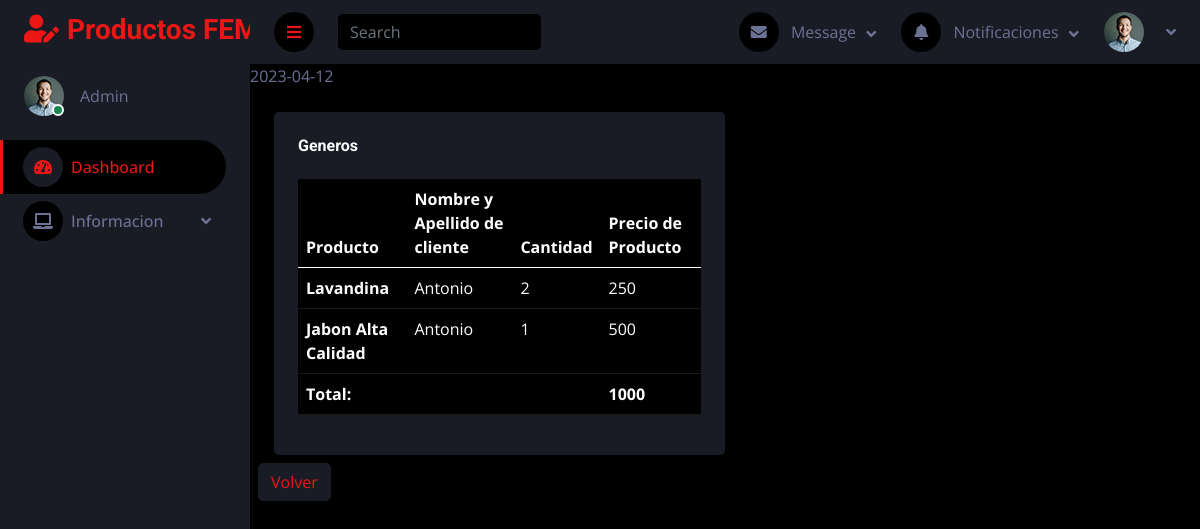
The page /tercer_trimetres/practica3/admin/contenidoCompra.php?id=1&fecha=2023-04-12&total=1000 (signed in) on the database its author committed.
### tables this page shows
create table if not exists contenido_compra(
	id_contenido_compra int primary key auto_increment,
    id_compra_fk int,
    id_producto_fk int,
    cantidad int 
);

create table if not exists producto(
	id_producto int primary key auto_increment,
    nombre varchar(50),
    id_categoria_fk int,
    precio float(2)
);

create table if not exists cliente(
	id_cliente int primary key auto_increment,
    nombre varchar(50),
    apellido varchar(50)
);

### tercer_trimetres/practica3/includes/contenido_compra_tabla.php (the view, shortened to what this page needs)
<th scope="row"><?= $fila["Producto"]?></th>
    <td><?= $fila["Cliente"]?></td>
    <td><?=$fila["cantidad"]?></td>
    <td><?=$fila["precio"]?></td>

### tercer_trimetres/practica3/admin/contenidoCompra.php (shortened to what this page needs)
<!DOCTYPE html>
<html lang="en">
<head>
    <link href="https://cdnjs.cloudflare.com/ajax/libs/font-awesome/5.10.0/css/all.min.css" rel="stylesheet">
    <link href="https://cdn.jsdelivr.net/npm/bootstrap-icons@1.4.1/font/bootstrap-icons.css" rel="stylesheet">
    <link href="../lib/owlcarousel/assets/owl.carousel.min.css" rel="stylesheet">
    <link href="../lib/tempusdominus/css/tempusdominus-bootstrap-4.min.css" rel="stylesheet" />
    <link href="../css/bootstrap.min.css" rel="stylesheet">
    <link href="../css/style.css" rel="stylesheet">
</head>
<body>
<div class="container-fluid position-relative d-flex p-0">
        <div class="sidebar pe-4 pb-3">
            <nav class="navbar bg-secondary navbar-dark">
                <a href="generos.html" class="navbar-brand mx-4 mb-3">
                    <h3 class="text-primary"><i class="fa fa-user-edit me-2"></i>Productos FEMPA</h3>
                </a>
                <div class="d-flex align-items-center ms-4 mb-4">
                    <div class="position-relative">
                        <img class="rounded-circle" src="../img/user.jpg" alt="" style="width: 40px; height: 40px;">
                        <div class="bg-success rounded-circle border border-2 border-white position-absolute end-0 bottom-0 p-1"></div>
                    </div>
                    <div class="ms-3">
                        <?php
                         if($_SESSION["is_admin"]){
                            echo '<span>Admin</span>';
                         }else{
                            echo '<span>Empleado</span>';
                         }
                        ?>
                    </div>
                </div>
                <div class="navbar-nav w-100">
                    <a href="index.html" class="nav-item nav-link active"><i class="fa fa-tachometer-alt me-2"></i>Dashboard</a>
                    <div class="nav-item dropdown">
                        <a href="#" class="nav-link dropdown-toggle" data-bs-toggle="dropdown"><i class="fa fa-laptop me-2"></i>Informacion</a>
                    </div>
                    </div>
            </nav>
        </div>
    <div class="content">
        <nav class="navbar navbar-expand bg-secondary navbar-dark sticky-top px-4 py-0">
            <a href="#" class="sidebar-toggler flex-shrink-0">
                <i class="fa fa-bars"></i>
            </a>
            <form class="d-none d-md-flex ms-4">
                <input class="form-control bg-dark border-0" type="search" placeholder="Search">
            </form>
            <div class="navbar-nav align-items-center ms-auto">
                <div class="nav-item dropdown">
                    <a href="#" class="nav-link dropdown-toggle" data-bs-toggle="dropdown">
                        <i class="fa fa-envelope me-lg-2"></i>
                        <span class="d-none d-lg-inline-flex">Message</span>
                    </a>
                    </div>
                    <div class="nav-item dropdown">
                        <a href="#" class="nav-link dropdown-toggle" data-bs-toggle="dropdown">
                            <i class="fa fa-bell me-lg-2"></i>
                            <span class="d-none d-lg-inline-flex">Notificaciones</span>
                        </a>
                    </div>
                    <div class="nav-item dropdown">
                        <a href="#" class="nav-link dropdown-toggle" data-bs-toggle="dropdown">
                            <img class="rounded-circle me-lg-2" src="img/user.jpg" alt="" style="width: 40px; height: 40px;">
                        </a>
                    </div>
                </div>
            </nav>
    <?php
        if(isset($_GET["id"])&& isset($_GET["fecha"])&&isset($_GET["total"])){
            include("db_conect.php");
            $id = $_GET["id"];
            $query =  "select  producto.nombre Producto, cantidad, cliente.nombre Cliente,  producto.precio precio
            from contenido_compra
                inner join compra on id_compra = id_compra_fk
                inner join producto on id_producto = id_producto_fk
                inner join cliente on id_cliente = id_cliente_fk
                where compra.id_compra = $id";
            echo $_GET["fecha"];
            $result = $con->query($query);
            if($result->num_rows > 0){
?>
<div class="container-fluid pt-4 px-4">
    <div class="col-sm-12 col-xl-6">
    <div class="bg-secondary rounded h-100 p-4">
        <h6 class="mb-4">Generos</h6>
            <table class="table table-dark table-responsive"">
                 <thead>
                    <tr>
                        <th scope="col">Producto</th>
                        <th scope="col">Nombre y Apellido de cliente</th>
                        <th scope="col">Cantidad</th>
                        <th scope="col">Precio de Producto</th>
                        </tr>
                    </thead>
                    <tbody>
<?php
             while($fila = $result->fetch_assoc()){
                        include("../includes/contenido_compra_tabla.php");
                }
            }
        }
    ?>
                        <tr>
                            <th scope="col">Total:</th>
                            <td scope="col"></td>
                            <td scope="col"></td>
                             <th scope="col"><?= $_GET["total"] ?></th>
                        </tr>
                        </tbody>
                    </table>
                 </div>
            </div>
       </div>
    <p class="btn btn-secondary m-2"><a href="compras.php">Volver</a></p>
</body>
</html>

### tercer_trimetres/practica3/css/style.css (style rules this page uses)
:root { --primary: #EB1616; --secondary: #191C24; --light: #6C7293; --dark: #000000; }
.btn { transition: .5s; }
.sidebar { position: fixed; top: 0; left: 0; bottom: 0; width: 250px; height: 100vh; overflow-y: auto; background: var(--secondary); transition: 0.5s; z-index: 999; }
.content { margin-left: 250px; min-height: 100vh; background: var(--dark); transition: 0.5s; }
@media (min-width: 992px) { .sidebar { margin-left: 0; } }
@media (min-width: 992px) { .content { width: calc(100% - 250px); } }
.sidebar .navbar .navbar-nav .nav-link { padding: 7px 20px; color: var(--light); font-weight: 500; border-left: 3px solid var(--secondary); border-radius: 0 30px 30px 0; outline: none; }
.sidebar .navbar .navbar-nav .nav-link:hover, .sidebar .navbar .navbar-nav .nav-link.active { color: var(--primary); background: var(--dark); border-color: var(--primary); }
.sidebar .navbar .navbar-nav .nav-link i { width: 40px; height: 40px; display: inline-flex; align-items: center; justify-content: center; background: var(--dark); border-radius: 40px; }
.sidebar .navbar .navbar-nav .nav-link:hover i, .sidebar .navbar .navbar-nav .nav-link.active i { background: var(--secondary); }
.sidebar .navbar .dropdown-toggle::after { position: absolute; top: 15px; right: 15px; border: none; content: "\f107"; font-family: "Font Awesome 5 Free"; font-weight: 900; transition: .5s; }
.content .navbar .navbar-nav .nav-link { margin-left: 25px; padding: 12px 0; color: var(--light); outline: none; }
.content .navbar .sidebar-toggler, .content .navbar .navbar-nav .nav-link i { width: 40px; height: 40px; display: inline-flex; align-items: center; justify-content: center; background: var(--dark); border-radius: 40px; }
.content .navbar .dropdown-toggle::after { margin-left: 6px; vertical-align: middle; border: none; content: "\f107"; font-family: "Font Awesome 5 Free"; font-weight: 900; transition: .5s; }

### rows shown on the page
contenido_compra: id_producto_fk.nombre "Lavandina", cliente.nombre "Antonio", cantidad "2", id_producto_fk.precio "250"
contenido_compra: id_producto_fk.nombre "Jabon Alta Calidad", cliente.nombre "Antonio", cantidad "1", id_producto_fk.precio "500"

### other values the page prints
$_GET["fecha"] "2023-04-12"
$_GET["total"] "1000"
